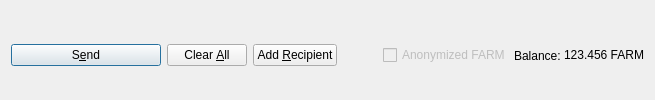
         <widget class="QFrame" name="frame_Send">
          <layout class="QHBoxLayout" name="horizontalLayout">
           <property name="bottomMargin">
            <number>0</number>
           </property>
           <item>
            <widget class="QPushButton" name="sendButton">
             <property name="minimumSize">
              <size>
               <width>150</width>
               <height>0</height>
              </size>
             </property>
             <property name="toolTip">
              <string>Confirm the send action</string>
             </property>
             <property name="text">
              <string>S&amp;end</string>
             </property>
             <property name="icon">
              <iconset resource="../seed2need.qrc">
               <normaloff>:/icons/send</normaloff>:/icons/send</iconset>
             </property>
             <property name="autoDefault">
              <bool>false</bool>
             </property>
             <property name="default">
              <bool>true</bool>
             </property>
            </widget>
           </item>
           <item>
            <widget class="QPushButton" name="clearButton">
             <property name="sizePolicy">
              <sizepolicy hsizetype="Minimum" vsizetype="Fixed">
               <horstretch>0</horstretch>
               <verstretch>0</verstretch>
              </sizepolicy>
             </property>
             <property name="toolTip">
              <string>Clear all fields of the form.</string>
             </property>
             <property name="text">
              <string>Clear &amp;All</string>
             </property>
             <property name="icon">
              <iconset resource="../seed2need.qrc">
               <normaloff>:/icons/remove</normaloff>:/icons/remove</iconset>
             </property>
             <property name="autoDefault">
              <bool>false</bool>
             </property>
            </widget>
           </item>
           <item>
            <widget class="QPushButton" name="addButton">
             <property name="toolTip">
              <string>Send to multiple recipients at once</string>
             </property>
             <property name="text">
              <string>Add &amp;Recipient</string>
             </property>
             <property name="icon">
              <iconset resource="../seed2need.qrc">
               <normaloff>:/icons/add</normaloff>:/icons/add</iconset>
             </property>
             <property name="autoDefault">
              <bool>false</bool>
             </property>
            </widget>
           </item>
           <item>
            <spacer name="horizontalSpacer">
             <property name="orientation">
              <enum>Qt::Horizontal</enum>
             </property>
             <property name="sizeHint" stdset="0">
              <size>
               <width>40</width>
               <height>20</height>
              </size>
             </property>
            </spacer>
           </item>
           <item>
            <layout class="QHBoxLayout" name="horizontalLayout_2">
             <property name="spacing">
              <number>3</number>
             </property>
             <item>
              <widget class="QCheckBox" name="checkzFARM">
               <property name="enabled">
                <bool>false</bool>
               </property>
               <property name="text">
                <string>Anonymized FARM</string>
               </property>
              </widget>
             </item>
             <item>
              <widget class="QLabel" name="label">
               <property name="text">
                <string>Balance:</string>
               </property>
              </widget>
             </item>
             <item>
              <widget class="QLabel" name="labelBalance">
               <property name="sizePolicy">
                <sizepolicy hsizetype="Preferred" vsizetype="Fixed">
                 <horstretch>0</horstretch>
                 <verstretch>0</verstretch>
                </sizepolicy>
               </property>
               <property name="cursor">
                <cursorShape>IBeamCursor</cursorShape>
               </property>
               <property name="text">
                <string notr="true">123.456 FARM</string>
               </property>
               <property name="textInteractionFlags">
                <set>Qt::LinksAccessibleByMouse|Qt::TextSelectableByKeyboard|Qt::TextSelectableByMouse</set>
               </property>
              </widget>
             </item>
            </layout>
           </item>
          </layout>
         </widget>
